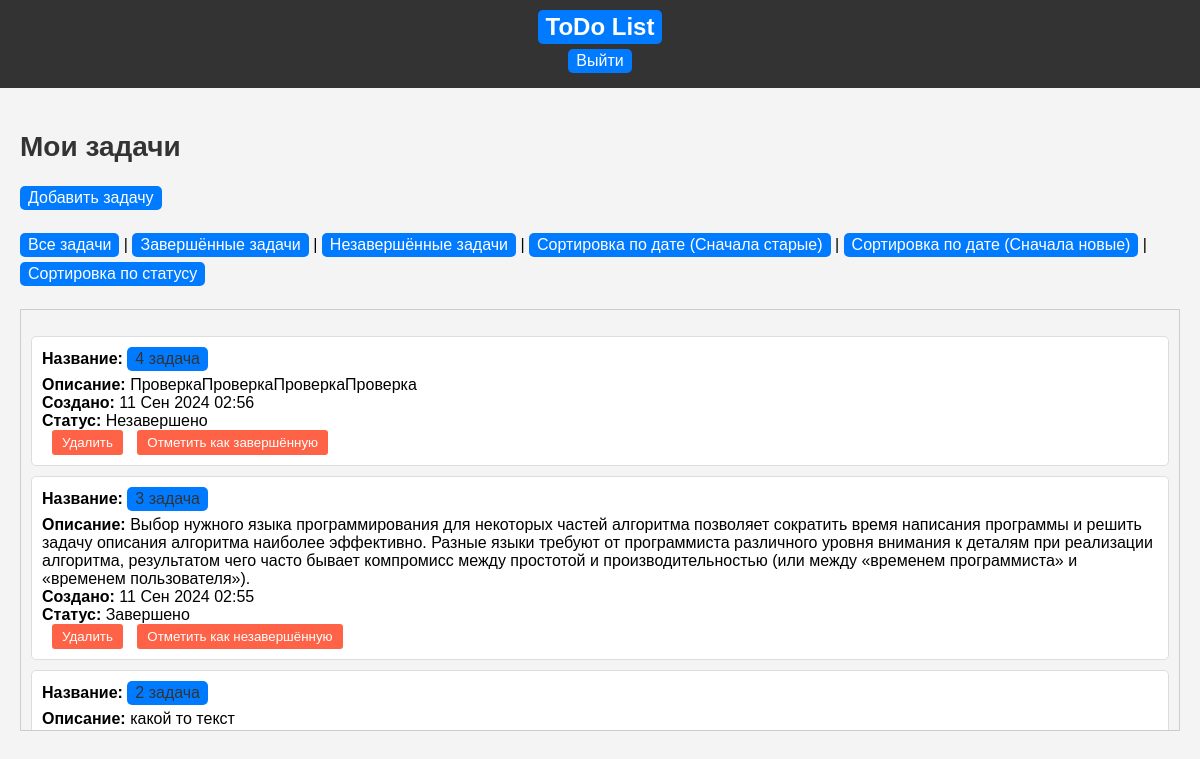
The app's page / (signed in) with its own data.
### todolist/models.py (models this page shows, shortened)
class Task(models.Model):
    user = models.ForeignKey(User, on_delete=models.CASCADE)
    title = models.CharField(max_length=200, verbose_name="Название")
    description = models.TextField(blank=True, verbose_name="Описание")
    created_at = models.DateTimeField(auto_now_add=True, verbose_name="Дата создания")
    completed = models.BooleanField(default=False, verbose_name="Статус")
    class Meta:
        ordering = ['-created_at']

### todolist/views.py (the view)
# urls.py: path('', views.task_list, name='task_list'),
@login_required
def task_list(request):
    tasks = Task.objects.filter(user=request.user)
    status_filter = request.GET.get('status')
    if status_filter == 'completed':
        tasks = tasks.filter(completed=True)
    elif status_filter == 'not_completed':
        tasks = tasks.filter(completed=False)
    sort_by = request.GET.get('sort_by')
    if sort_by == 'date':
        tasks = tasks.order_by('created_at')
    elif sort_by == 'date_desc':
        tasks = tasks.order_by('-created_at')
    elif sort_by == 'status':
        tasks = tasks.order_by('completed')  # Сначала невыполненные, потом выполненные
    return render(request, 'todolist/task_list.html', {'tasks': tasks})

### todolist/templates/todolist/task_list.html (shortened to what this page needs)
{% extends 'base.html' %}
{% block content %}
    <h2>Мои задачи</h2>
    <a href="{% url 'add_task' %}">Добавить задачу</a>
    <br><br>
    <a href="?status=all">Все задачи</a> |
    <a href="?status=completed">Завершённые задачи</a> |
    <a href="?status=not_completed">Незавершённые задачи</a> |
    <a href="?sort_by=date">Сортировка по дате (Сначала старые)</a> |
    <a href="?sort_by=date_desc">Сортировка по дате (Сначала новые)</a> |
    <a href="?sort_by=status">Сортировка по статусу</a>
    <br><br>
    <div style="height: 400px; overflow-y: auto; border: 1px solid #ccc; padding: 10px;">
        <ul>
            {% for task in tasks %}
                <li>
                    <strong>Название:</strong> <a href="{% url 'edit_task' task.id %}">{{ task.title }}</a>
                    <br>
                    <strong>Описание:</strong> {{ task.description }}
                    <br>
                    <strong>Создано:</strong> {{ task.created_at|date:"d M Y H:i" }}
                    <br>
                    {% if task.completed %}
                        <strong>Статус:</strong> Завершено
                    {% else %}
                        <strong>Статус:</strong> Незавершено
                    {% endif %}
                    <br>
                    <form action="{% url 'delete_task' task.id %}" method="POST">
                        <button type="submit">Удалить</button>
                    </form>
                    <form action="{% url 'mark_completed' task.id %}" method="POST">
                        <button type="submit">
                            {% if task.completed %}Отметить как незавершённую{% else %}Отметить как завершённую{% endif %}
                        </button>
                    </form>
                </li>
            {% endfor %}
        </ul>
    </div>
{% endblock %}

### templates/base.html (shortened to what this page needs)
{% load static %}
<!DOCTYPE html>
<html lang="en">
<head>
    <link rel="stylesheet" href="{% static 'todolist/css/styles.css' %}">
</head>
<body>
    <header>
       <h1><a href="{% url 'task_list' %}" style="color: inherit; text-decoration: none;">ToDo List</a></h1>
        <nav>
            <ul>
                {% if user.is_authenticated %}
                    <a href="{% url 'logout' %}" class="logout-btn">Выйти</a>
                {% endif %}
            </ul>
        </nav>
    </header>
    <div>
        {% block content %}{% endblock %}
    </div>
</body>
</html>

### todolist/static/todolist/css/styles.css (style rules this page uses)
body { font-family: Arial, sans-serif; margin: 0; padding: 0; background-color: #f4f4f4; }
header { background-color: #333; color: #fff; padding: 10px 0; text-align: center; }
header h1 { margin: 0; font-size: 24px; }
nav ul { list-style: none; padding: 0; margin: 0; display: flex; justify-content: center; }
div { padding: 20px; }
h2 { font-size: 28px; color: #333; }
a { display: inline-block; margin-bottom: 5px; padding: 3px 8px; background-color: #007bff; color: white; text-decoration: none; border-radius: 5px; }
ul { list-style-type: none; padding: 0; }
ul li { background: #fff; margin-bottom: 10px; padding: 10px; border: 1px solid #ddd; border-radius: 5px; }
ul li a { color: #333; text-decoration: none; }
ul li form { display: inline; margin-left: 10px; }
ul li form button { padding: 5px 10px; background-color: #ff6347; color: white; border: none; border-radius: 3px; cursor: pointer; }

### records on screen
Task: title "4 задача", description "ПроверкаПроверкаПроверкаПроверка", created_at "11 Сен 2024 02:56", shows "Статус:", completed "Незавершено"
Task: title "3 задача", description "Выбор нужного языка программирования для некоторых частей алгоритма позволяет сократить время написания программы и решить задачу описания алгоритма наиболее эффективно. Разные языки требуют от программиста различного уровня внимания к деталям при реализации алгоритма, результатом чего часто бывает компромисс между простотой и производительностью (или между «временем программиста» и «временем пользователя»).", created_at "11 Сен 2024 02:55", shows "Статус:", completed "Завершено"
Task: title "2 задача", description "какой то текст"
